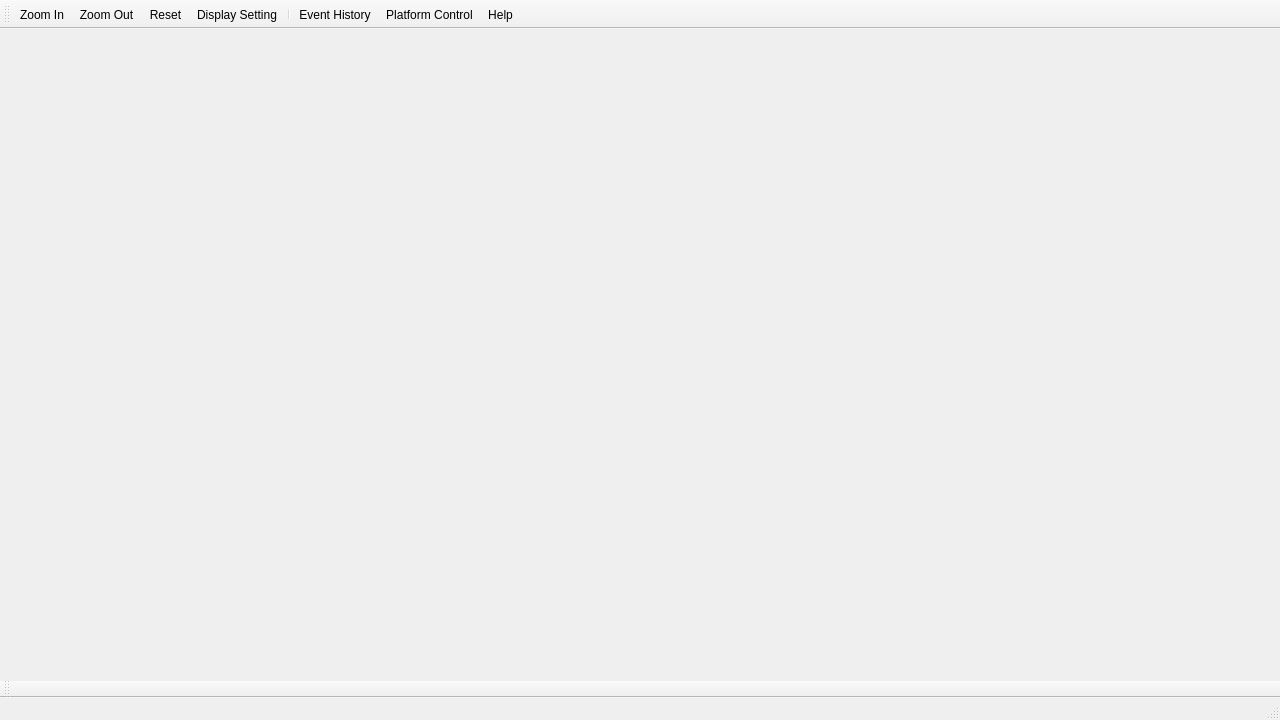
<?xml version="1.0" encoding="UTF-8"?>
<ui version="4.0">
 <class>MainWindow</class>
 <widget class="QMainWindow" name="MainWindow">
  <property name="geometry">
   <rect>
    <x>0</x>
    <y>0</y>
    <width>1280</width>
    <height>720</height>
   </rect>
  </property>
  <property name="windowTitle">
   <string>CPSS - Command Post Support System</string>
  </property>
  <widget class="QWidget" name="centralWidget">
   <layout class="QVBoxLayout" name="mainLayout">
    <property name="spacing">
     <number>0</number>
    </property>
    <property name="leftMargin">
     <number>0</number>
    </property>
    <property name="topMargin">
     <number>0</number>
    </property>
    <property name="rightMargin">
     <number>0</number>
    </property>
    <property name="bottomMargin">
     <number>0</number>
    </property>
    <item>
     <widget class="QWidget" name="mapArea" native="true">
      <property name="sizePolicy">
       <sizepolicy hsizetype="Expanding" vsizetype="Expanding">
        <horstretch>0</horstretch>
        <verstretch>0</verstretch>
       </sizepolicy>
      </property>
     </widget>
    </item>
   </layout>
  </widget>
  <widget class="QToolBar" name="toolBar">
   <property name="orientation">
    <enum>Qt::Horizontal</enum>
   </property>
   <property name="iconSize">
    <size>
     <width>24</width>
     <height>24</height>
    </size>
   </property>
   <attribute name="toolBarArea">
    <enum>TopToolBarArea</enum>
   </attribute>
   <attribute name="toolBarBreak">
    <bool>false</bool>
   </attribute>
   <addaction name="actionZoomIn"/>
   <addaction name="actionZoomOut"/>
   <addaction name="actionReset"/>
   <addaction name="actionDisplaySetting"/>
   <addaction name="separator"/>
   <addaction name="actionEventHistory"/>
   <addaction name="actionPlatformControl"/>
   <addaction name="actionHelp"/>
  </widget>
  <widget class="QToolBar" name="pluginToolBar">
   <property name="orientation">
    <enum>Qt::Horizontal</enum>
   </property>
   <property name="iconSize">
    <size>
     <width>24</width>
     <height>24</height>
    </size>
   </property>
   <attribute name="toolBarArea">
    <enum>BottomToolBarArea</enum>
   </attribute>
   <attribute name="toolBarBreak">
    <bool>false</bool>
   </attribute>
  </widget>
  <widget class="QStatusBar" name="statusBar"/>
  <action name="actionZoomIn">
   <property name="text">
    <string>Zoom In</string>
   </property>
   <property name="shortcut">
    <string/>
   </property>
  </action>
  <action name="actionZoomOut">
   <property name="text">
    <string>Zoom Out</string>
   </property>
   <property name="shortcut">
    <string/>
   </property>
  </action>
  <action name="actionReset">
   <property name="text">
    <string>Reset</string>
   </property>
   <property name="shortcut">
    <string>R</string>
   </property>
  </action>
  <action name="actionDisplaySetting">
   <property name="text">
    <string>Display Setting</string>
   </property>
  </action>
  <action name="actionHelp">
   <property name="text">
    <string>Help</string>
   </property>
   <property name="shortcut">
    <string>F1</string>
   </property>
  </action>
  <action name="actionEventHistory">
   <property name="text">
    <string>Event History</string>
   </property>
  </action>
  <action name="actionPlatformControl">
   <property name="text">
    <string>Platform Control</string>
   </property>
  </action>
 </widget>
 <layoutdefault spacing="6" margin="11"/>
 <resources/>
 <connections/>
</ui>
